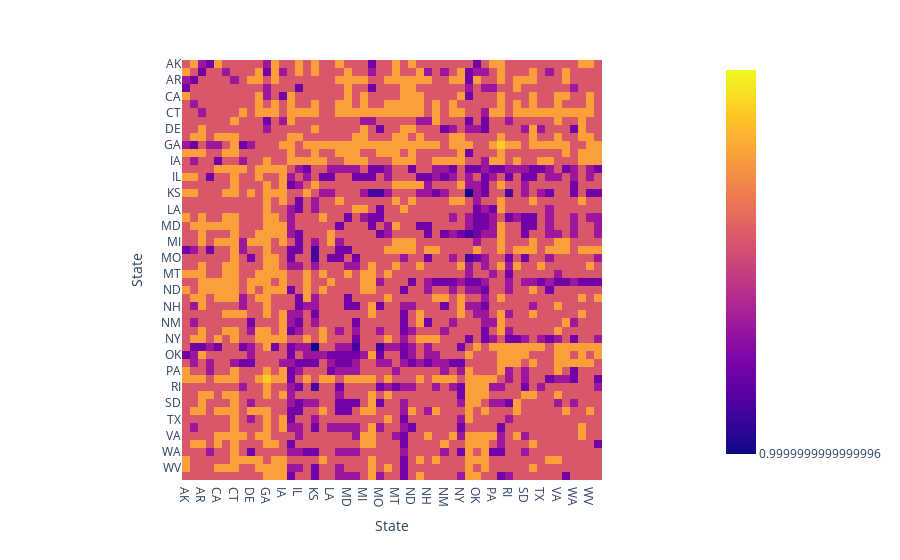

Source (notebook cell):
### Code cell
fig = px.imshow(pd.DataFrame([ mean_df['Cases - last 7 days per 100k'], mean_df['% total pop fully vaccinated']]).corr())
fig.show()

### Figure 1 — Plotly figure (JSON) as saved in the notebook; plotly's stock layout.template omitted (floating-point values rounded to 4 significant figures; data arrays with more than 128 entries replaced by an {"elided": "..."} marker saying what was removed)
{"data": [{"coloraxis": "coloraxis", "hovertemplate": "State: %{x}<br>State: %{y}<br>color: %{z}<extra></extra>", "name": "0", "type": "heatmap", "x": ["AK", "AL", "AR", "AZ", "CA", "CO", "CT", "DC", "DE", "FL", "GA", "HI", "IA", "ID", "IL", "IN", "KS", "KY", "LA", "MA", "MD", "ME", "MI", "MN", "MO", "MS", "MT", "NC", "ND", "NE", "NH", "NJ", "NM", "NV", "NY", "OH", "OK", "OR", "PA", "PR", "RI", "SC", "SD", "TN", "TX", "UT", "VA", "VT", "WA", "WI", "WV", "WY"], "xaxis": "x", "y": ["AK", "AL", "AR", "AZ", "CA", "CO", "CT", "DC", "DE", "FL", "GA", "HI", "IA", "ID", "IL", "IN", "KS", "KY", "LA", "MA", "MD", "ME", "MI", "MN", "MO", "MS", "MT", "NC", "ND", "NE", "NH", "NJ", "NM", "NV", "NY", "OH", "OK", "OR", "PA", "PR", "RI", "SC", "SD", "TN", "TX", "UT", "VA", "VT", "WA", "WI", "WV", "WY"], "yaxis": "y", "z": {"elided": "52x52 float values"}}], "layout": {"coloraxis": {"colorscale": [[0, "#0d0887"], [0.1111, "#46039f"], [0.2222, "#7201a8"], [0.3333, "#9c179e"], [0.4444, "#bd3786"], [0.5556, "#d8576b"], [0.6667, "#ed7953"], [0.7778, "#fb9f3a"], [0.8889, "#fdca26"], [1, "#f0f921"]]}, "margin": {"t": 60}, "xaxis": {"anchor": "y", "constrain": "domain", "domain": [0, 1], "scaleanchor": "y", "title": {"text": "State"}}, "yaxis": {"anchor": "x", "autorange": "reversed", "constrain": "domain", "domain": [0, 1], "title": {"text": "State"}}}}
